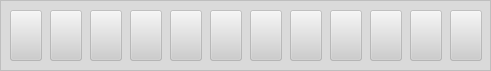
   <widget class="QFrame" name="frame_3">
    <property name="geometry">
     <rect>
      <x>10</x>
      <y>330</y>
      <width>491</width>
      <height>71</height>
     </rect>
    </property>
    <property name="styleSheet">
     <string notr="true">background-color: rgba(205, 205, 205, 120);
border-color: rgb(255, 255, 255);</string>
    </property>
    <property name="frameShape">
     <enum>QFrame::StyledPanel</enum>
    </property>
    <widget class="QPushButton" name="pushButton_flash_1">
     <property name="geometry">
      <rect>
       <x>10</x>
       <y>10</y>
       <width>32</width>
       <height>51</height>
      </rect>
     </property>
     <property name="text">
      <string/>
     </property>
     <property name="icon">
      <iconset>
       <normaloff>resources/lightning.png</normaloff>resources/lightning.png</iconset>
     </property>
    </widget>
    <widget class="QPushButton" name="pushButton_flash_2">
     <property name="geometry">
      <rect>
       <x>50</x>
       <y>10</y>
       <width>32</width>
       <height>51</height>
      </rect>
     </property>
     <property name="text">
      <string/>
     </property>
     <property name="icon">
      <iconset>
       <normaloff>resources/lightning.png</normaloff>resources/lightning.png</iconset>
     </property>
    </widget>
    <widget class="QPushButton" name="pushButton_flash_3">
     <property name="geometry">
      <rect>
       <x>90</x>
       <y>10</y>
       <width>32</width>
       <height>51</height>
      </rect>
     </property>
     <property name="text">
      <string/>
     </property>
     <property name="icon">
      <iconset>
       <normaloff>resources/lightning.png</normaloff>resources/lightning.png</iconset>
     </property>
    </widget>
    <widget class="QPushButton" name="pushButton_flash_4">
     <property name="geometry">
      <rect>
       <x>130</x>
       <y>10</y>
       <width>32</width>
       <height>51</height>
      </rect>
     </property>
     <property name="text">
      <string/>
     </property>
     <property name="icon">
      <iconset>
       <normaloff>resources/lightning.png</normaloff>resources/lightning.png</iconset>
     </property>
    </widget>
    <widget class="QPushButton" name="pushButton_flash_5">
     <property name="geometry">
      <rect>
       <x>170</x>
       <y>10</y>
       <width>32</width>
       <height>51</height>
      </rect>
     </property>
     <property name="text">
      <string/>
     </property>
     <property name="icon">
      <iconset>
       <normaloff>resources/lightning.png</normaloff>resources/lightning.png</iconset>
     </property>
    </widget>
    <widget class="QPushButton" name="pushButton_flash_6">
     <property name="geometry">
      <rect>
       <x>210</x>
       <y>10</y>
       <width>32</width>
       <height>51</height>
      </rect>
     </property>
     <property name="text">
      <string/>
     </property>
     <property name="icon">
      <iconset>
       <normaloff>resources/lightning.png</normaloff>resources/lightning.png</iconset>
     </property>
    </widget>
    <widget class="QPushButton" name="pushButton_flash_7">
     <property name="geometry">
      <rect>
       <x>250</x>
       <y>10</y>
       <width>32</width>
       <height>51</height>
      </rect>
     </property>
     <property name="text">
      <string/>
     </property>
     <property name="icon">
      <iconset>
       <normaloff>resources/lightning.png</normaloff>resources/lightning.png</iconset>
     </property>
    </widget>
    <widget class="QPushButton" name="pushButton_flash_8">
     <property name="geometry">
      <rect>
       <x>290</x>
       <y>10</y>
       <width>32</width>
       <height>51</height>
      </rect>
     </property>
     <property name="text">
      <string/>
     </property>
     <property name="icon">
      <iconset>
       <normaloff>resources/lightning.png</normaloff>resources/lightning.png</iconset>
     </property>
    </widget>
    <widget class="QPushButton" name="pushButton_flash_9">
     <property name="geometry">
      <rect>
       <x>330</x>
       <y>10</y>
       <width>32</width>
       <height>51</height>
      </rect>
     </property>
     <property name="text">
      <string/>
     </property>
     <property name="icon">
      <iconset>
       <normaloff>resources/lightning.png</normaloff>resources/lightning.png</iconset>
     </property>
    </widget>
    <widget class="QPushButton" name="pushButton_flash_10">
     <property name="geometry">
      <rect>
       <x>370</x>
       <y>10</y>
       <width>32</width>
       <height>51</height>
      </rect>
     </property>
     <property name="text">
      <string/>
     </property>
     <property name="icon">
      <iconset>
       <normaloff>resources/lightning.png</normaloff>resources/lightning.png</iconset>
     </property>
    </widget>
    <widget class="QPushButton" name="pushButton_flash_11">
     <property name="geometry">
      <rect>
       <x>410</x>
       <y>10</y>
       <width>32</width>
       <height>51</height>
      </rect>
     </property>
     <property name="text">
      <string/>
     </property>
     <property name="icon">
      <iconset>
       <normaloff>resources/lightning.png</normaloff>resources/lightning.png</iconset>
     </property>
    </widget>
    <widget class="QPushButton" name="pushButton_flash_12">
     <property name="geometry">
      <rect>
       <x>450</x>
       <y>10</y>
       <width>32</width>
       <height>51</height>
      </rect>
     </property>
     <property name="text">
      <string/>
     </property>
     <property name="icon">
      <iconset>
       <normaloff>resources/lightning.png</normaloff>resources/lightning.png</iconset>
     </property>
    </widget>
   </widget>
